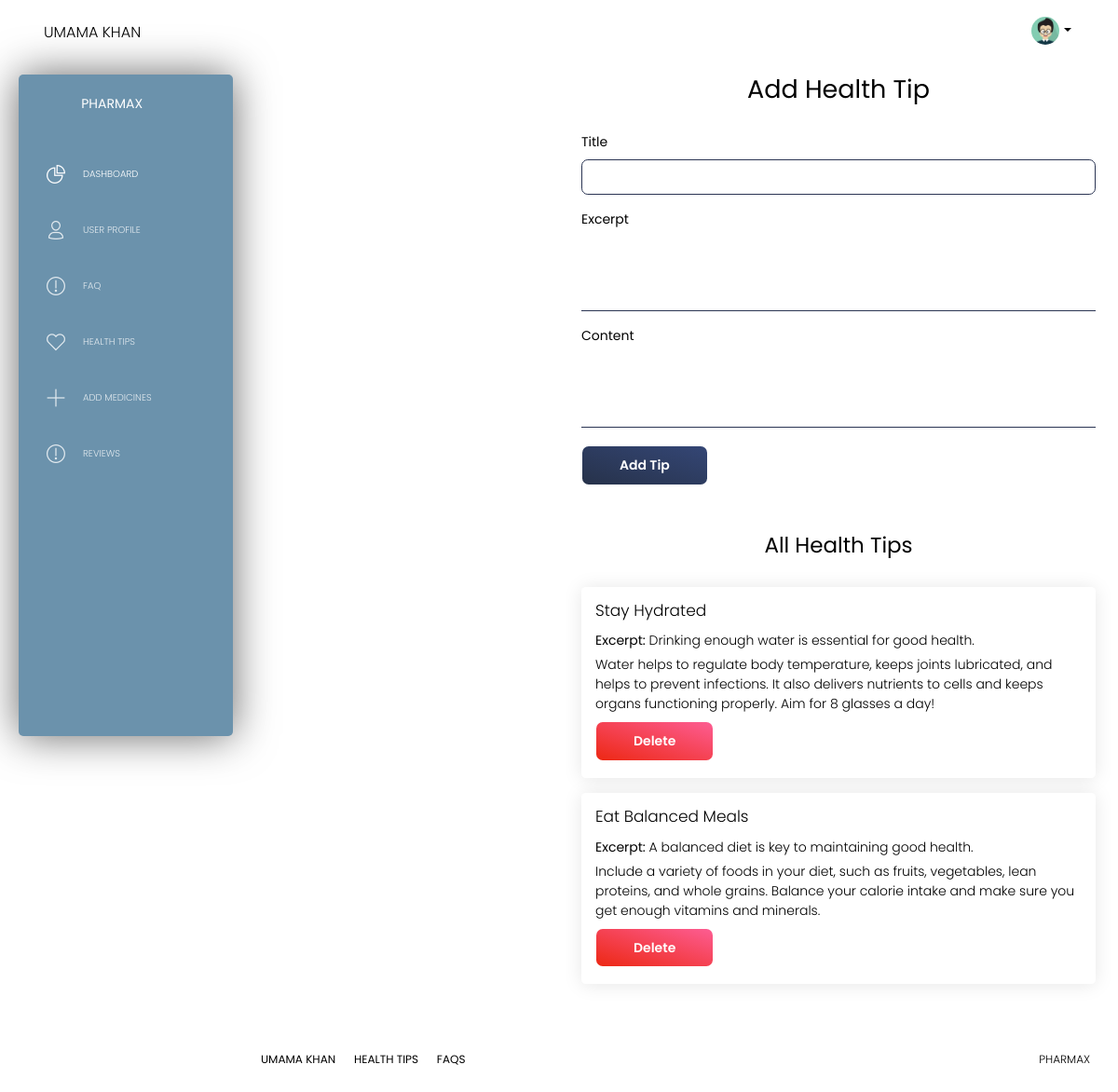
The app's page /Ecom/admin/healthtips.php (signed in) with its own data.
### tables this page shows
CREATE TABLE `register` (
  `id` int(11) NOT NULL,
  `name` varchar(400) DEFAULT NULL,
  `email` varchar(400) DEFAULT NULL,
  `pass` varchar(400) DEFAULT NULL,
  `gen` varchar(400) DEFAULT NULL,
  `pnum` varchar(400) DEFAULT NULL,
  `image` varchar(400) DEFAULT NULL,
  `dob` varchar(400) DEFAULT NULL,
  `city` varchar(400) DEFAULT NULL,
  `nic` varchar(400) DEFAULT NULL,
  `des` varchar(800) DEFAULT NULL,
  `date` timestamp NOT NULL DEFAULT current_timestamp(),
  `country_id` int(11) DEFAULT NULL
);

CREATE TABLE `health_tips` (
  `id` int(11) NOT NULL,
  `title` varchar(255) NOT NULL,
  `excerpt` text DEFAULT NULL,
  `content` text DEFAULT NULL,
  `date_added` timestamp NOT NULL DEFAULT current_timestamp()
);

### Ecom/admin/healthtips.php (the view, shortened to what this page needs)
<?php
if (isset($_SESSION['id'])) {
    $id = $_SESSION['id'];
?>
<!DOCTYPE html>
<html lang="en">
<head>
    <link href="https://stackpath.bootstrapcdn.com/bootstrap/5.3.0/css/bootstrap.min.css" rel="stylesheet">
    <link href="assets/css/black-dashboard.css?v=1.0.0" rel="stylesheet" />
    <link href="assets/demo/demo.css" rel="stylesheet" />
    <link rel="stylesheet" href="https://cdnjs.cloudflare.com/ajax/libs/font-awesome/6.6.0/css/all.min.css" />
  <link href="assets/css/nucleo-icons.css" rel="stylesheet" />
  <link href="assets/css/black-dashboard.css?v=1.0.0" rel="stylesheet" />
  <link href="assets/demo/demo.css" rel="stylesheet" />
</head>
<body>
    <?php require('components/sidebar.php'); ?>
    <?php require('components/navbar.php'); ?>
    <div class="container-fluid">
        <div class="row">
            <main class="col-md-9 ms-sm-auto col-lg-6 px-4">
                <div class="form-container">
                    <h2 class="text-center">Add Health Tip</h2>
                    <form method="POST">
                        <div class="mb-3">
                            <label for="title" class="form-label">Title</label>
                            <input type="text" id="title" name="title" class="form-control" required>
                        </div>
                        <div class="mb-3">
                            <label for="excerpt" class="form-label">Excerpt</label>
                            <textarea id="excerpt" name="excerpt" class="form-control" rows="3" required></textarea>
                        </div>
                        <div class="mb-3">
                            <label for="content" class="form-label">Content</label>
                            <textarea id="content" name="content" class="form-control" rows="5" required></textarea>
                        </div>
                        <button type="submit" name="submit" class="btn ">Add Tip</button>
                    </form>
                </div>
                <div class="mt-5">
                    <h3 class="text-center">All Health Tips</h3>
                    <?php
                    $conn = mysqli_connect('localhost','root','','medicine_search');
                    $query = "SELECT * FROM health_tips";
                    $result = mysqli_query($conn,$query);
                        while ($row = mysqli_fetch_assoc($result)) {
                            if ($row) {
                            echo '<div class="card mb-3">';
                            echo '<div class="card-body">';
                            echo '<strong><h4 class="card-title" style="color:black">' . $row['title'] . '</h4></strong>';
                            echo '<p class="card-text"><strong>Excerpt: </strong>' . $row['excerpt'] . '</p>';
                            echo '<p class="card-text">' . $row['content'] . '</p>';
                            echo '<a href="?delete=' . $row['id'] . '" class="btn btn-danger">Delete</a>';
                            echo '</div>';
                            echo '</div>';
                        }else {
                            echo '<p class="text-center">No health tips found.</p>';
                        }
                    }
                    ?>
                </div>
            </main>
        </div>
    </div>
    <?php require('components/footer.php'); ?>
</body>
</html>
<?php
} else {
    header('location:login.php');
}
?>

### Ecom/admin/components/navbar.php (shortened to what this page needs)
<?php require('../connect.php');
   $query = "SELECT * FROM register Where id = '$id' ";
   $res =  mysqli_query($con,$query);
   $data = mysqli_fetch_assoc($res);
?>
<nav class="navbar navbar-expand-lg navbar-absolute navbar-transparent">
        <div class="container-fluid">
          <div class="navbar-wrapper">
            <a class="navbar-brand" href="javascript:void(0)"><?php echo $data['name'] ?></a>
          </div>
          <div class="collapse navbar-collapse" id="navigation">
            <ul class="navbar-nav ml-auto">
              <li class="dropdown nav-item">
                <a href="#" class="dropdown-toggle nav-link" data-toggle="dropdown">
                  <div class="photo">
                    <img src="assets/img/anime3.png" alt="Profile Photo">
                  </div>
                  <b class="caret d-none d-lg-block d-xl-block"></b>
                </a>
              </li>
            </ul>
          </div>
        </div>
      </nav>

### Ecom/admin/components/footer.php (shortened to what this page needs)
<?php require('../connect.php');
   $query = "SELECT * FROM register Where id = '$id' ";
   $res =  mysqli_query($con,$query);
   $data = mysqli_fetch_assoc($res);
?>
<footer class="footer">
  <div class="container-fluid">
    <ul class="nav">
      <li class="nav-item">
        <a href="javascript:void(0)" class="nav-link footer-link">
          <?php echo $data['name'] ?>
        </a>
      </li>
      <li class="nav-item">
        <a href="javascript:void(0)" class="nav-link footer-link">
          Health Tips
        </a>
      </li>
      <li class="nav-item">
        <a href="javascript:void(0)" class="nav-link footer-link">
          FAQs
        </a>
      </li>
    </ul>
    <div class="copyright">
       made with <i class="tim-icons icon-heart-2"></i> by
      <a href="javascript:void(0)" target="_blank" class="footer-link">PHARMAX</a>
    </div>
  </div>
</footer>

### Ecom/admin/healthtips.php (style rules this page uses)
.row { display: flex; justify-content: center; align-items: center; padding-top: 80px; padding-bottom: 30px; height: auto; }

### Ecom/admin/components/footer.php (style rules this page uses)
.footer-link { color: black !important; text-decoration: none; }
.copyright { color: black; }

### records on screen
register: name "UMAMA KHAN"
health_tips: title "Stay Hydrated", excerpt "Drinking enough water is essential for good health.", content "Water helps to regulate body temperature, keeps joints lubricated, and helps to prevent infections. It also delivers nutrients to cells and keeps organs functioning properly. Aim for 8 glasses a day!"
health_tips: title "Eat Balanced Meals", excerpt "A balanced diet is key to maintaining good health.", content "Include a variety of foods in your diet, such as fruits, vegetables, lean proteins, and whole grains. Balance your calorie intake and make sure you get enough vitamins and minerals."
